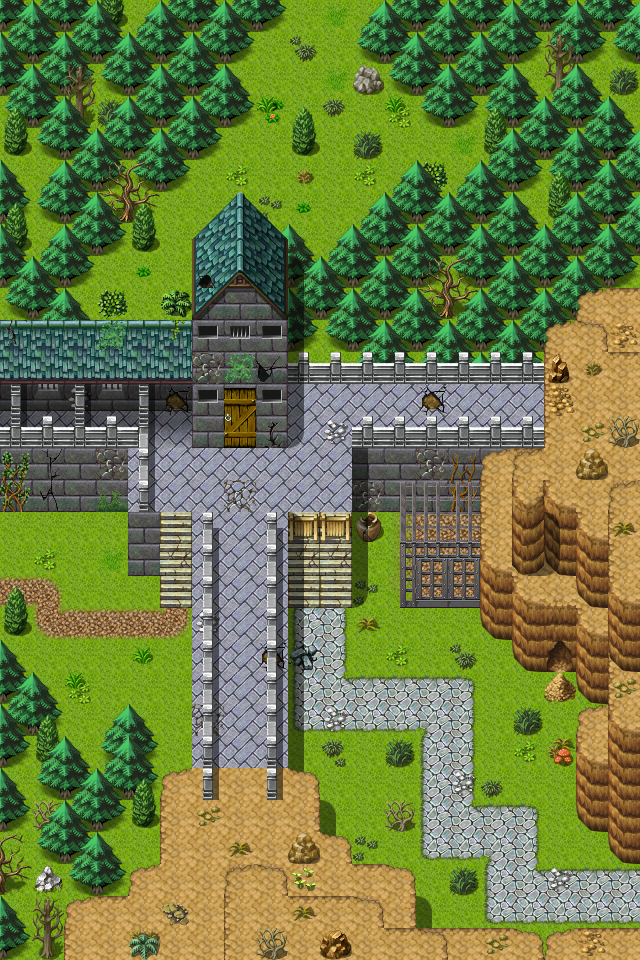

The image is a tile-based game level rendered from a .tmx file. Its description and source (layers, tilesets, objects; grid data summarised) follow:
An orthogonal 20x30 tile map with 32x32 px tiles, 4 tile layers (Ground, Objects, Above, Top), 1 hidden layer not drawn, 60 tilesets and 22 objects (11x spawn, 6x mapchange, 5x script).

<map version="1.0" tiledversion="1.1.5" orientation="orthogonal" renderorder="right-down" width="20" height="30" tilewidth="32" tileheight="32" infinite="0" nextobjectid="23">
 <tileset firstgid="1" name="map_bed_1" tilewidth="32" tileheight="32" tilecount="128" columns="16">
  <image source="../drawable/map_bed_1.png" width="512" height="256" />
 </tileset>
 <tileset firstgid="129" name="map_border_1" tilewidth="32" tileheight="32" tilecount="128" columns="16">
  <image source="../drawable/map_border_1.png" width="512" height="256" />
 </tileset>
 <tileset firstgid="257" name="map_bridge_1" tilewidth="32" tileheight="32" tilecount="128" columns="16">
  <image source="../drawable/map_bridge_1.png" width="512" height="256" />
 </tileset>
 <tileset firstgid="385" name="map_bridge_2" tilewidth="32" tileheight="32" tilecount="128" columns="16">
  <image source="../drawable/map_bridge_2.png" width="512" height="256" />
 </tileset>
 <tileset firstgid="513" name="map_broken_1" tilewidth="32" tileheight="32" tilecount="128" columns="16">
  <image source="../drawable/map_broken_1.png" width="512" height="256" />
 </tileset>
 <tileset firstgid="641" name="map_cavewall_1" tilewidth="32" tileheight="32" tilecount="108" columns="18">
  <image source="../drawable/map_cavewall_1.png" width="576" height="192" />
 </tileset>
 <tileset firstgid="749" name="map_cavewall_2" tilewidth="32" tileheight="32" tilecount="108" columns="18">
  <image source="../drawable/map_cavewall_2.png" width="576" height="192" />
 </tileset>
 <tileset firstgid="857" name="map_cavewall_3" tilewidth="32" tileheight="32" tilecount="108" columns="18">
  <image source="../drawable/map_cavewall_3.png" width="576" height="192" />
 </tileset>
 <tileset firstgid="965" name="map_cavewall_4" tilewidth="32" tileheight="32" tilecount="108" columns="18">
  <image source="../drawable/map_cavewall_4.png" width="576" height="192" />
 </tileset>
 <tileset firstgid="1073" name="map_chair_table_1" tilewidth="32" tileheight="32" tilecount="128" columns="16">
  <image source="../drawable/map_chair_table_1.png" width="512" height="256" />
 </tileset>
 <tileset firstgid="1201" name="map_chair_table_2" tilewidth="32" tileheight="32" tilecount="128" columns="16">
  <image source="../drawable/map_chair_table_2.png" width="512" height="256" />
 </tileset>
 <tileset firstgid="1329" name="map_crate_1" tilewidth="32" tileheight="32" tilecount="128" columns="16">
  <image source="../drawable/map_crate_1.png" width="512" height="256" />
 </tileset>
 <tileset firstgid="1457" name="map_cupboard_1" tilewidth="32" tileheight="32" tilecount="128" columns="16">
  <image source="../drawable/map_cupboard_1.png" width="512" height="256" />
 </tileset>
 <tileset firstgid="1585" name="map_curtain_1" tilewidth="32" tileheight="32" tilecount="128" columns="16">
  <image source="../drawable/map_curtain_1.png" width="512" height="256" />
 </tileset>
 <tileset firstgid="1713" name="map_entrance_1" tilewidth="32" tileheight="32" tilecount="128" columns="16">
  <image source="../drawable/map_entrance_1.png" width="512" height="256" />
 </tileset>
 <tileset firstgid="1841" name="map_entrance_2" tilewidth="32" tileheight="32" tilecount="128" columns="16">
  <image source="../drawable/map_entrance_2.png" width="512" height="256" />
 </tileset>
 <tileset firstgid="1969" name="map_fence_1" tilewidth="32" tileheight="32" tilecount="128" columns="16">
  <image source="../drawable/map_fence_1.png" width="512" height="256" />
 </tileset>
 <tileset firstgid="2097" name="map_fence_2" tilewidth="32" tileheight="32" tilecount="128" columns="16">
  <image source="../drawable/map_fence_2.png" width="512" height="256" />
 </tileset>
 <tileset firstgid="2225" name="map_fence_3" tilewidth="32" tileheight="32" tilecount="128" columns="16">
  <image source="../drawable/map_fence_3.png" width="512" height="256" />
 </tileset>
 <tileset firstgid="2353" name="map_fence_4" tilewidth="32" tileheight="32" tilecount="128" columns="16">
  <image source="../drawable/map_fence_4.png" width="512" height="256" />
 </tileset>
 <tileset firstgid="2481" name="map_ground_1" tilewidth="32" tileheight="32" tilecount="128" columns="16">
  <image source="../drawable/map_ground_1.png" width="512" height="256" />
 </tileset>
 <tileset firstgid="2609" name="map_ground_2" tilewidth="32" tileheight="32" tilecount="128" columns="16">
  <image source="../drawable/map_ground_2.png" width="512" height="256" />
 </tileset>
 <tileset firstgid="2737" name="map_ground_3" tilewidth="32" tileheight="32" tilecount="128" columns="16">
  <image source="../drawable/map_ground_3.png" width="512" height="256" />
 </tileset>
 <tileset firstgid="2865" name="map_ground_4" tilewidth="32" tileheight="32" tilecount="128" columns="16">
  <image source="../drawable/map_ground_4.png" width="512" height="256" />
 </tileset>
 <tileset firstgid="2993" name="map_ground_5" tilewidth="32" tileheight="32" tilecount="128" columns="16">
  <image source="../drawable/map_ground_5.png" width="512" height="256" />
 </tileset>
 <tileset firstgid="3121" name="map_ground_6" tilewidth="32" tileheight="32" tilecount="128" columns="16">
  <image source="../drawable/map_ground_6.png" width="512" height="256" />
 </tileset>
 <tileset firstgid="3249" name="map_ground_7" tilewidth="32" tileheight="32" tilecount="128" columns="16">
  <image source="../drawable/map_ground_7.png" width="512" height="256" />
 </tileset>
 <tileset firstgid="3377" name="map_ground_8" tilewidth="32" tileheight="32" tilecount="128" columns="16">
  <image source="../drawable/map_ground_8.png" width="512" height="256" />
 </tileset>
 <tileset firstgid="3505" name="map_house_1" tilewidth="32" tileheight="32" tilecount="128" columns="16">
  <image source="../drawable/map_house_1.png" width="512" height="256" />
 </tileset>
 <tileset firstgid="3633" name="map_house_2" tilewidth="32" tileheight="32" tilecount="128" columns="16">
  <image source="../drawable/map_house_2.png" width="512" height="256" />
 </tileset>
 <tileset firstgid="3761" name="map_indoor_1" tilewidth="32" tileheight="32" tilecount="128" columns="16">
  <image source="../drawable/map_indoor_1.png" width="512" height="256" />
 </tileset>
 <tileset firstgid="3889" name="map_indoor_2" tilewidth="32" tileheight="32" tilecount="128" columns="16">
  <image source="../drawable/map_indoor_2.png" width="512" height="256" />
 </tileset>
 <tileset firstgid="4017" name="map_kitchen_1" tilewidth="32" tileheight="32" tilecount="128" columns="16">
  <image source="../drawable/map_kitchen_1.png" width="512" height="256" />
 </tileset>
 <tileset firstgid="4145" name="map_outdoor_1" tilewidth="32" tileheight="32" tilecount="128" columns="16">
  <image source="../drawable/map_outdoor_1.png" width="512" height="256" />
 </tileset>
 <tileset firstgid="4273" name="map_pillar_1" tilewidth="32" tileheight="32" tilecount="128" columns="16">
  <image source="../drawable/map_pillar_1.png" width="512" height="256" />
 </tileset>
 <tileset firstgid="4401" name="map_pillar_2" tilewidth="32" tileheight="32" tilecount="128" columns="16">
  <image source="../drawable/map_pillar_2.png" width="512" height="256" />
 </tileset>
 <tileset firstgid="4529" name="map_plant_1" tilewidth="32" tileheight="32" tilecount="128" columns="16">
  <image source="../drawable/map_plant_1.png" width="512" height="256" />
 </tileset>
 <tileset firstgid="4657" name="map_plant_2" tilewidth="32" tileheight="32" tilecount="128" columns="16">
  <image source="../drawable/map_plant_2.png" width="512" height="256" />
 </tileset>
 <tileset firstgid="4785" name="map_rock_1" tilewidth="32" tileheight="32" tilecount="128" columns="16">
  <image source="../drawable/map_rock_1.png" width="512" height="256" />
 </tileset>
 <tileset firstgid="4913" name="map_rock_2" tilewidth="32" tileheight="32" tilecount="128" columns="16">
  <image source="../drawable/map_rock_2.png" width="512" height="256" />
 </tileset>
 <tileset firstgid="5041" name="map_roof_1" tilewidth="32" tileheight="32" tilecount="128" columns="16">
  <image source="../drawable/map_roof_1.png" width="512" height="256" />
 </tileset>
 <tileset firstgid="5169" name="map_roof_2" tilewidth="32" tileheight="32" tilecount="128" columns="16">
  <image source="../drawable/map_roof_2.png" width="512" height="256" />
 </tileset>
 <tileset firstgid="5297" name="map_roof_3" tilewidth="32" tileheight="32" tilecount="128" columns="16">
  <image source="../drawable/map_roof_3.png" width="512" height="256" />
 </tileset>
 <tileset firstgid="5425" name="map_shop_1" tilewidth="32" tileheight="32" tilecount="128" columns="16">
  <image source="../drawable/map_shop_1.png" width="512" height="256" />
 </tileset>
 <tileset firstgid="5553" name="map_sign_ladder_1" tilewidth="32" tileheight="32" tilecount="128" columns="16">
  <image source="../drawable/map_sign_ladder_1.png" width="512" height="256" />
 </tileset>
 <tileset firstgid="5681" name="map_table_1" tilewidth="32" tileheight="32" tilecount="128" columns="16">
  <image source="../drawable/map_table_1.png" width="512" height="256" />
 </tileset>
 <tileset firstgid="5809" name="map_trail_1" tilewidth="32" tileheight="32" tilecount="128" columns="16">
  <image source="../drawable/map_trail_1.png" width="512" height="256" />
 </tileset>
 <tileset firstgid="5937" name="map_transition_1" tilewidth="32" tileheight="32" tilecount="128" columns="16">
  <image source="../drawable/map_transition_1.png" width="512" height="256" />
 </tileset>
 <tileset firstgid="6065" name="map_transition_2" tilewidth="32" tileheight="32" tilecount="128" columns="16">
  <image source="../drawable/map_transition_2.png" width="512" height="256" />
 </tileset>
 <tileset firstgid="6193" name="map_transition_3" tilewidth="32" tileheight="32" tilecount="128" columns="16">
  <image source="../drawable/map_transition_3.png" width="512" height="256" />
 </tileset>
 <tileset firstgid="6321" name="map_transition_4" tilewidth="32" tileheight="32" tilecount="128" columns="16">
  <image source="../drawable/map_transition_4.png" width="512" height="256" />
 </tileset>
 <tileset firstgid="6449" name="map_transition_5" tilewidth="32" tileheight="32" tilecount="128" columns="16">
  <image source="../drawable/map_transition_5.png" width="512" height="256" />
 </tileset>
 <tileset firstgid="6577" name="map_tree_1" tilewidth="32" tileheight="32" tilecount="128" columns="16">
  <image source="../drawable/map_tree_1.png" width="512" height="256" />
 </tileset>
 <tileset firstgid="6705" name="map_tree_2" tilewidth="32" tileheight="32" tilecount="128" columns="16">
  <image source="../drawable/map_tree_2.png" width="512" height="256" />
 </tileset>
 <tileset firstgid="6833" name="map_wall_1" tilewidth="32" tileheight="32" tilecount="128" columns="16">
  <image source="../drawable/map_wall_1.png" width="512" height="256" />
 </tileset>
 <tileset firstgid="6961" name="map_wall_2" tilewidth="32" tileheight="32" tilecount="120" columns="15">
  <image source="../drawable/map_wall_2.png" width="480" height="256" />
 </tileset>
 <tileset firstgid="7081" name="map_wall_3" tilewidth="32" tileheight="32" tilecount="120" columns="15">
  <image source="../drawable/map_wall_3.png" width="480" height="256" />
 </tileset>
 <tileset firstgid="7201" name="map_wall_4" tilewidth="32" tileheight="32" tilecount="120" columns="15">
  <image source="../drawable/map_wall_4.png" width="480" height="256" />
 </tileset>
 <tileset firstgid="7321" name="map_window_1" tilewidth="32" tileheight="32" tilecount="128" columns="16">
  <image source="../drawable/map_window_1.png" width="512" height="256" />
 </tileset>
 <tileset firstgid="7449" name="map_window_2" tilewidth="32" tileheight="32" tilecount="128" columns="16">
  <image source="../drawable/map_window_2.png" width="512" height="256" />
 </tileset>
 <layer name="Ground" width="20" height="30">
  <data>[600 cells, 600 non-empty, 35 distinct tile ids]</data>
 </layer>
 <layer name="Objects" width="20" height="30">
  <data>[600 cells, 337 non-empty, 89 distinct tile ids]</data>
 </layer>
 <layer name="Above" width="20" height="30">
  <data>[600 cells, 136 non-empty, 27 distinct tile ids]</data>
 </layer>
 <layer name="Top" width="20" height="30">
  <data>[600 cells, 8 non-empty, 4 distinct tile ids]</data>
 </layer>
 <layer name="Walkable" width="20" height="30" visible="0">
  <data>[600 cells, 364 non-empty, 2 distinct tile ids]</data>
 </layer>
 <objectgroup name="Mapevents">
  <object id="8" name="west2" type="mapchange" x="0" y="512" width="32" height="96">
   <properties>
    <property name="map" value="wild19" />
    <property name="place" value="east2" />
   </properties>
  </object>
  <object id="9" name="west1" type="mapchange" x="0" y="384" width="32" height="64">
   <properties>
    <property name="map" value="wild19" />
    <property name="place" value="east1" />
   </properties>
  </object>
  <object id="10" name="east" type="mapchange" x="608" y="864" width="32" height="64">
   <properties>
    <property name="map" value="waytogalmore0" />
    <property name="place" value="west" />
   </properties>
  </object>
  <object id="11" name="north" type="mapchange" x="288" y="0" width="96" height="32">
   <properties>
    <property name="map" value="wild16" />
    <property name="place" value="south" />
   </properties>
  </object>
  <object id="12" name="south" type="mapchange" x="64" y="928" width="160" height="32">
   <properties>
    <property name="map" value="wild22" />
    <property name="place" value="north" />
   </properties>
  </object>
  <object id="13" name="entrance" type="mapchange" x="224" y="416" width="32" height="32">
   <properties>
    <property name="map" value="stoutford_tower3" />
    <property name="place" value="exit" />
   </properties>
  </object>
  <object id="20" name="stn_gyra_m18_4" type="script" x="192" y="448" width="96" height="32" />
  <object id="25" name="stn_gyra_m18_3" type="script" x="576" y="832" width="32" height="96" />
  <object id="20" name="stn_gyra_m18_2" type="script" x="32" y="512" width="32" height="128" />
  <object id="21" name="stn_gyra_m18_1" type="script" x="64" y="896" width="160" height="32" />
  <object id="22" name="stn_castle_cleared" type="script" x="160" y="544" width="32" height="32" />
 </objectgroup>
 <objectgroup name="Spawn">
  <object id="1" name="stoutford_guard1" type="spawn" x="288" y="480" width="64" height="32">
   <properties>
    <property name="spawngroup" value="stoutford_guard1" />
   </properties>
  </object>
  <object id="2" name="stoutford_guard1b" type="spawn" x="192" y="448" width="96" height="32">
   <properties>
    <property name="spawngroup" value="stoutford_guard1" />
   </properties>
  </object>
  <object id="3" name="stoutford_guard1c" type="spawn" x="32" y="512" width="192" height="224">
   <properties>
    <property name="spawngroup" value="stoutford_guard1" />
   </properties>
  </object>
  <object id="4" name="stoutford_guard1d" type="spawn" x="384" y="384" width="64" height="32">
   <properties>
    <property name="spawngroup" value="stoutford_guard1" />
   </properties>
  </object>
  <object id="5" name="forestboar2" type="spawn" x="160" y="32" width="384" height="192">
   <properties>
    <property name="quantity" value="1" />
   </properties>
  </object>
  <object id="6" name="forestbeetle" type="spawn" x="64" y="128" width="224" height="192">
   <properties>
    <property name="quantity" value="2" />
   </properties>
  </object>
  <object id="18" name="erwyn_soldier" type="spawn" x="288" y="608" width="288" height="320" />
  <object id="21" name="stn_gyra4" type="spawn" x="224" y="416" width="32" height="32">
   <properties>
    <property name="active" value="false" />
    <property name="ignoreAreas" value="true" />
   </properties>
  </object>
  <object id="24" name="stn_gyra3" type="spawn" x="608" y="864" width="32" height="64">
   <properties>
    <property name="active" value="false" />
    <property name="ignoreAreas" value="true" />
   </properties>
  </object>
  <object id="22" name="stn_gyra2" type="spawn" x="0" y="544" width="32" height="64">
   <properties>
    <property name="active" value="false" />
    <property name="ignoreAreas" value="true" />
   </properties>
  </object>
  <object id="23" name="stn_gyra1" type="spawn" x="160" y="928" width="64" height="32">
   <properties>
    <property name="active" value="false" />
    <property name="ignoreAreas" value="true" />
   </properties>
  </object>
 </objectgroup>
 <objectgroup name="Keys" />
 <objectgroup name="Replace" />
</map>
